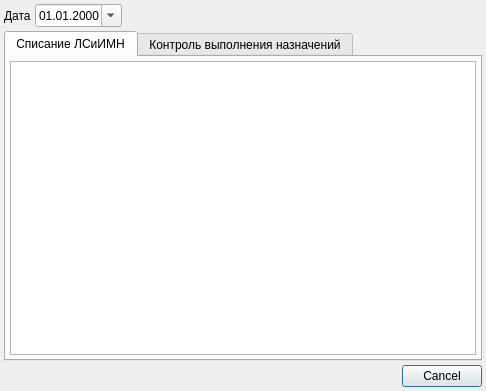
<?xml version="1.0" encoding="UTF-8"?>
<ui version="4.0">
 <class>GroupClientInvoice</class>
 <widget class="QDialog" name="GroupClientInvoice">
  <property name="geometry">
   <rect>
    <x>0</x>
    <y>0</y>
    <width>486</width>
    <height>391</height>
   </rect>
  </property>
  <property name="windowTitle">
   <string>Dialog</string>
  </property>
  <layout class="QGridLayout" name="gridLayout">
   <property name="margin">
    <number>4</number>
   </property>
   <property name="spacing">
    <number>4</number>
   </property>
   <item row="0" column="0" colspan="2">
    <layout class="QHBoxLayout" name="horizontalLayout">
     <property name="spacing">
      <number>4</number>
     </property>
     <item>
      <widget class="QLabel" name="lblDate">
       <property name="sizePolicy">
        <sizepolicy hsizetype="Minimum" vsizetype="Preferred">
         <horstretch>0</horstretch>
         <verstretch>0</verstretch>
        </sizepolicy>
       </property>
       <property name="text">
        <string>Дата</string>
       </property>
      </widget>
     </item>
     <item>
      <widget class="CCurrentDateEditEx" name="edtDate">
       <property name="displayFormat">
        <string>dd.MM.yyyy</string>
       </property>
       <property name="calendarPopup">
        <bool>true</bool>
       </property>
      </widget>
     </item>
     <item>
      <spacer name="horizontalSpacer">
       <property name="orientation">
        <enum>Qt::Horizontal</enum>
       </property>
       <property name="sizeHint" stdset="0">
        <size>
         <width>40</width>
         <height>20</height>
        </size>
       </property>
      </spacer>
     </item>
    </layout>
   </item>
   <item row="1" column="0" colspan="2">
    <widget class="QTabWidget" name="tabWidget">
     <property name="currentIndex">
      <number>0</number>
     </property>
     <widget class="QWidget" name="tabClientNomenclatures">
      <attribute name="title">
       <string>Списание ЛСиИМН</string>
      </attribute>
      <layout class="QGridLayout" name="gridLayout_2">
       <property name="margin">
        <number>4</number>
       </property>
       <property name="spacing">
        <number>4</number>
       </property>
       <item row="0" column="0">
        <widget class="CInDocTableView" name="tblClientNomenclatures"/>
       </item>
      </layout>
     </widget>
     <widget class="QWidget" name="tabClientNomenclaturesControl">
      <attribute name="title">
       <string>Контроль выполнения назначений</string>
      </attribute>
      <layout class="QGridLayout" name="gridLayout_3">
       <property name="margin">
        <number>4</number>
       </property>
       <property name="spacing">
        <number>4</number>
       </property>
       <item row="0" column="0">
        <widget class="CInDocTableView" name="tblClientNomenclaturesControl"/>
       </item>
      </layout>
     </widget>
    </widget>
   </item>
   <item row="2" column="0">
    <widget class="QStatusBar" name="statusBar">
     <property name="sizePolicy">
      <sizepolicy hsizetype="Expanding" vsizetype="Fixed">
       <horstretch>0</horstretch>
       <verstretch>0</verstretch>
      </sizepolicy>
     </property>
     <property name="toolTip">
      <string>A status bar</string>
     </property>
     <property name="whatsThis">
      <string>A status bar.</string>
     </property>
     <property name="sizeGripEnabled">
      <bool>false</bool>
     </property>
    </widget>
   </item>
   <item row="2" column="1">
    <widget class="QDialogButtonBox" name="buttonBox">
     <property name="sizePolicy">
      <sizepolicy hsizetype="Maximum" vsizetype="Fixed">
       <horstretch>0</horstretch>
       <verstretch>0</verstretch>
      </sizepolicy>
     </property>
     <property name="orientation">
      <enum>Qt::Horizontal</enum>
     </property>
     <property name="standardButtons">
      <set>QDialogButtonBox::Cancel</set>
     </property>
    </widget>
   </item>
  </layout>
 </widget>
 <customwidgets>
  <customwidget>
   <class>CInDocTableView</class>
   <extends>QTableView</extends>
   <header location="global">library/InDocTable.h</header>
  </customwidget>
  <customwidget>
   <class>CCurrentDateEditEx</class>
   <extends>QDateEdit</extends>
   <header>library/DateEdit.h</header>
  </customwidget>
 </customwidgets>
 <tabstops>
  <tabstop>edtDate</tabstop>
  <tabstop>tabWidget</tabstop>
  <tabstop>tblClientNomenclatures</tabstop>
  <tabstop>tblClientNomenclaturesControl</tabstop>
  <tabstop>buttonBox</tabstop>
 </tabstops>
 <resources/>
 <connections>
  <connection>
   <sender>buttonBox</sender>
   <signal>accepted()</signal>
   <receiver>GroupClientInvoice</receiver>
   <slot>accept()</slot>
   <hints>
    <hint type="sourcelabel">
     <x>248</x>
     <y>254</y>
    </hint>
    <hint type="destinationlabel">
     <x>157</x>
     <y>274</y>
    </hint>
   </hints>
  </connection>
  <connection>
   <sender>buttonBox</sender>
   <signal>rejected()</signal>
   <receiver>GroupClientInvoice</receiver>
   <slot>reject()</slot>
   <hints>
    <hint type="sourcelabel">
     <x>316</x>
     <y>260</y>
    </hint>
    <hint type="destinationlabel">
     <x>286</x>
     <y>274</y>
    </hint>
   </hints>
  </connection>
 </connections>
</ui>
